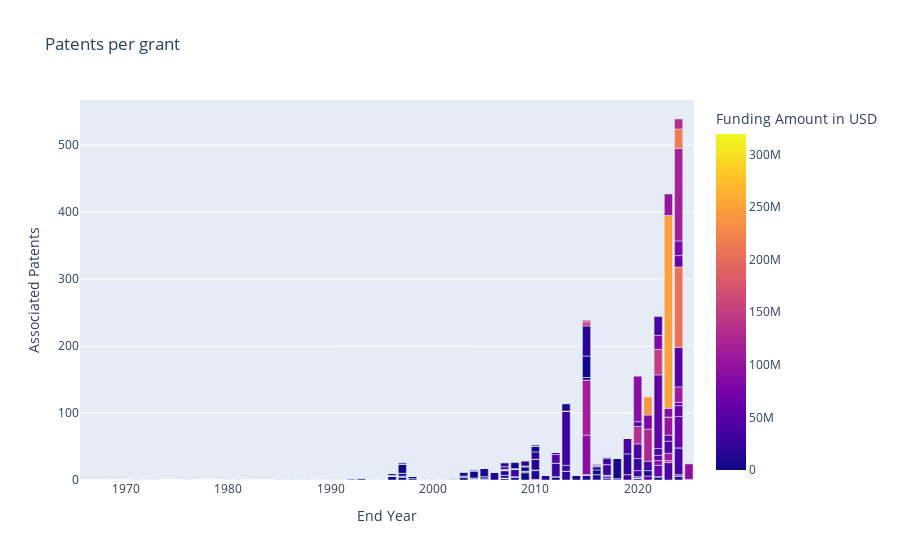

The notebook cell saved with this chart:
### Markdown cell above
### Patents and Clinical Trials by Year

### Code cell
px.bar(grants, 
       x="End Year", y="Associated Patents", 
       color="Funding Amount in USD", 
       hover_name="Title", 
       hover_data=['Dimensions ID', 'Start Year', 'End Year', 'Funder', 'Funder Country'],
       title=f"Patents per grant")

### Figure 1 — Plotly figure (JSON) as saved in the notebook; plotly's stock layout.template omitted (floating-point values rounded to 4 significant figures; data arrays with more than 128 entries replaced by an {"elided": "..."} marker saying what was removed)
{"data": [{"alignmentgroup": "True", "customdata": {"elided": "1158x4 mixed values"}, "hovertemplate": "<b>%{hovertext}</b><br><br>End Year=%{x}<br>Associated Patents=%{y}<br>Dimensions ID=%{customdata[0]}<br>Start Year=%{customdata[1]}<br>Funder=%{customdata[2]}<br>Funder Country=%{customdata[3]}<br>Funding Amount in USD=%{marker.color}<extra></extra>", "hovertext": {"elided": "1158 str values"}, "legendgroup": "", "marker": {"color": {"elided": "1158 int values"}, "coloraxis": "coloraxis", "pattern": {"shape": ""}}, "name": "", "offsetgroup": "", "orientation": "v", "showlegend": false, "textposition": "auto", "type": "bar", "x": {"elided": "1158 int values"}, "xaxis": "x", "y": {"elided": "1158 int values"}, "yaxis": "y"}], "layout": {"autosize": true, "barmode": "relative", "coloraxis": {"colorbar": {"title": {"text": "Funding Amount in USD"}}, "colorscale": [[0, "#0d0887"], [0.1111, "#46039f"], [0.2222, "#7201a8"], [0.3333, "#9c179e"], [0.4444, "#bd3786"], [0.5556, "#d8576b"], [0.6667, "#ed7953"], [0.7778, "#fb9f3a"], [0.8889, "#fdca26"], [1, "#f0f921"]]}, "legend": {"tracegroupgap": 0}, "title": {"text": "Patents per grant"}, "xaxis": {"anchor": "y", "autorange": true, "domain": [0, 1], "range": [1966.0, 2026.0], "title": {"text": "End Year"}, "type": "linear"}, "yaxis": {"anchor": "x", "autorange": true, "domain": [0, 1], "range": [0, 567.4], "title": {"text": "Associated Patents"}, "type": "linear"}}}
